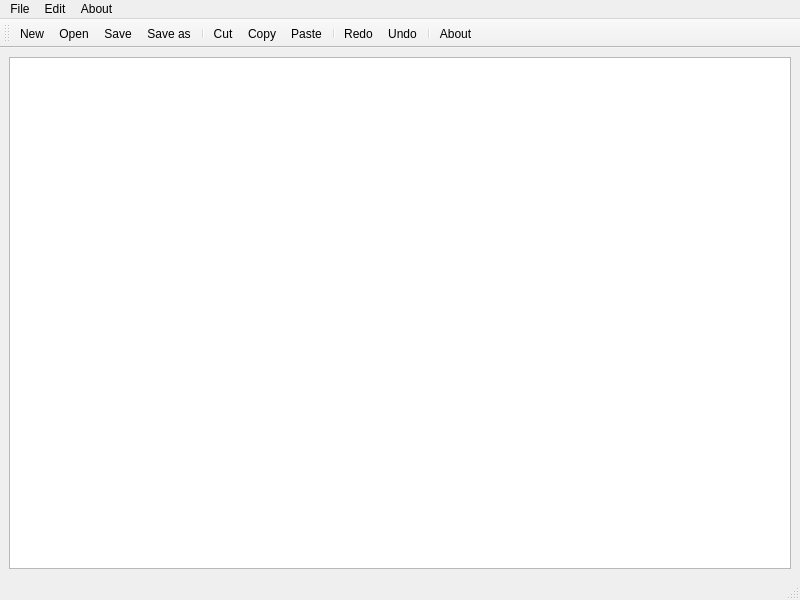
<?xml version="1.0" encoding="UTF-8"?>
<ui version="4.0">
 <class>MainWindow</class>
 <widget class="QMainWindow" name="MainWindow">
  <property name="geometry">
   <rect>
    <x>0</x>
    <y>0</y>
    <width>800</width>
    <height>600</height>
   </rect>
  </property>
  <property name="windowTitle">
   <string>MainWindow</string>
  </property>
  <widget class="QWidget" name="centralwidget">
   <layout class="QHBoxLayout" name="horizontalLayout">
    <item>
     <widget class="QTextEdit" name="textEdit"/>
    </item>
   </layout>
  </widget>
  <widget class="QMenuBar" name="menubar">
   <property name="geometry">
    <rect>
     <x>0</x>
     <y>0</y>
     <width>800</width>
     <height>22</height>
    </rect>
   </property>
   <widget class="QMenu" name="menuFile">
    <property name="title">
     <string>File</string>
    </property>
    <addaction name="actionNew"/>
    <addaction name="actionOpen"/>
    <addaction name="separator"/>
    <addaction name="actionSave"/>
    <addaction name="actionSave_as"/>
   </widget>
   <widget class="QMenu" name="menuEdit">
    <property name="title">
     <string>Edit</string>
    </property>
    <addaction name="actionCut"/>
    <addaction name="actionCopy"/>
    <addaction name="actionPaste"/>
    <addaction name="separator"/>
    <addaction name="actionRedo"/>
    <addaction name="actionUndo"/>
   </widget>
   <widget class="QMenu" name="menuAbout">
    <property name="title">
     <string>About</string>
    </property>
    <addaction name="actionAbout"/>
   </widget>
   <addaction name="menuFile"/>
   <addaction name="menuEdit"/>
   <addaction name="menuAbout"/>
  </widget>
  <widget class="QStatusBar" name="statusbar"/>
  <widget class="QToolBar" name="toolBar">
   <property name="windowTitle">
    <string>toolBar</string>
   </property>
   <attribute name="toolBarArea">
    <enum>TopToolBarArea</enum>
   </attribute>
   <attribute name="toolBarBreak">
    <bool>false</bool>
   </attribute>
   <addaction name="actionNew"/>
   <addaction name="actionOpen"/>
   <addaction name="actionSave"/>
   <addaction name="actionSave_as"/>
   <addaction name="separator"/>
   <addaction name="actionCut"/>
   <addaction name="actionCopy"/>
   <addaction name="actionPaste"/>
   <addaction name="separator"/>
   <addaction name="actionRedo"/>
   <addaction name="actionUndo"/>
   <addaction name="separator"/>
   <addaction name="actionAbout"/>
  </widget>
  <action name="actionNew">
   <property name="icon">
    <iconset resource="Icons.qrc">
     <normaloff>:/icons/icons/new file.jpg</normaloff>:/icons/icons/new file.jpg</iconset>
   </property>
   <property name="text">
    <string>New</string>
   </property>
  </action>
  <action name="actionOpen">
   <property name="icon">
    <iconset resource="Icons.qrc">
     <normaloff>:/icons/icons/open file.jpeg</normaloff>:/icons/icons/open file.jpeg</iconset>
   </property>
   <property name="text">
    <string>Open</string>
   </property>
  </action>
  <action name="actionSave">
   <property name="icon">
    <iconset resource="Icons.qrc">
     <normaloff>:/icons/icons/Save.ico</normaloff>:/icons/icons/Save.ico</iconset>
   </property>
   <property name="text">
    <string>Save</string>
   </property>
  </action>
  <action name="actionSave_as">
   <property name="icon">
    <iconset resource="Icons.qrc">
     <normaloff>:/icons/icons/Save as.png</normaloff>:/icons/icons/Save as.png</iconset>
   </property>
   <property name="text">
    <string>Save as</string>
   </property>
  </action>
  <action name="actionCut">
   <property name="icon">
    <iconset resource="Icons.qrc">
     <normaloff>:/icons/icons/cut.png</normaloff>:/icons/icons/cut.png</iconset>
   </property>
   <property name="text">
    <string>Cut</string>
   </property>
  </action>
  <action name="actionCopy">
   <property name="icon">
    <iconset resource="Icons.qrc">
     <normaloff>:/icons/icons/copy.webp</normaloff>:/icons/icons/copy.webp</iconset>
   </property>
   <property name="text">
    <string>Copy</string>
   </property>
  </action>
  <action name="actionPaste">
   <property name="icon">
    <iconset resource="Icons.qrc">
     <normaloff>:/icons/icons/paste.png</normaloff>:/icons/icons/paste.png</iconset>
   </property>
   <property name="text">
    <string>Paste</string>
   </property>
  </action>
  <action name="actionRedo">
   <property name="icon">
    <iconset resource="Icons.qrc">
     <normaloff>:/icons/icons/redo.png</normaloff>:/icons/icons/redo.png</iconset>
   </property>
   <property name="text">
    <string>Redo</string>
   </property>
  </action>
  <action name="actionUndo">
   <property name="icon">
    <iconset resource="Icons.qrc">
     <normaloff>:/icons/icons/undo.png</normaloff>:/icons/icons/undo.png</iconset>
   </property>
   <property name="text">
    <string>Undo</string>
   </property>
  </action>
  <action name="actionAbout">
   <property name="icon">
    <iconset resource="Icons.qrc">
     <normaloff>:/icons/icons/about.png</normaloff>:/icons/icons/about.png</iconset>
   </property>
   <property name="text">
    <string>About</string>
   </property>
  </action>
 </widget>
 <resources>
  <include location="Icons.qrc"/>
 </resources>
 <connections/>
</ui>
